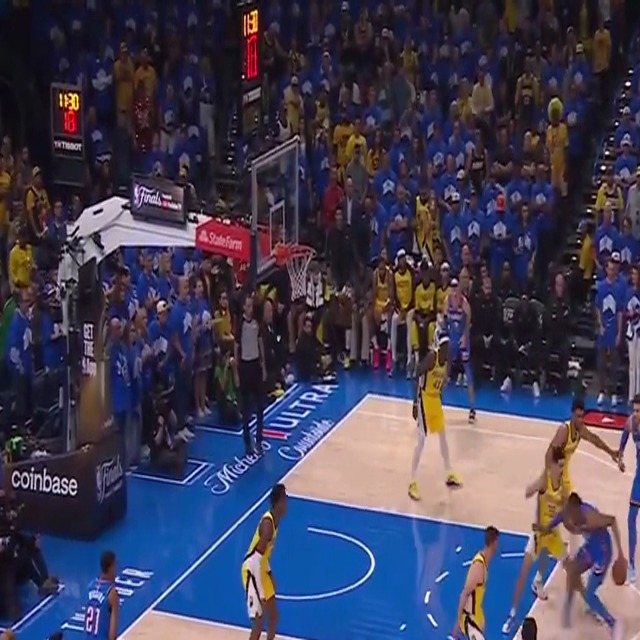
#> input picture data/rim_hand2/images/train/1829800_z1.6.jpg, 640 x 640 px
$ python -i court_key.py   (imports and definitions only)
#> lines starting #> are read from the running program, lines starting #| are printed output that depends on the picture; after the words box and inside, x2 and y2 are one past the last pixel; in counts of white or black regions, pixels touching at a corner belong together
#> further down, picture is the input picture: shape (640, 640, 3); mean B, G, R 85.2, 63.5, 66.2
"""Register the court from the painted key, not from a parameter search.

`court_lines.search_camera` optimises six camera parameters against a mask of
dark thin structure. On real broadcast that objective has deep wrong minima and
its score cannot tell them from the right answer. Drawing the result showed
what it was actually producing: the court collapsed into a blob about a fifth
of its true size, sitting on the wrong basket -- and scoring 0.5 while doing it.
Measured across three runs, 100% of fits put the basket beyond 400 px from an
independently detected rim.

The key removes the search. An NBA lane is a painted rectangle whose corners
are exact court coordinates:

    (17, 0) (33, 0)     baseline
    (17, 19) (33, 19)   free-throw line

Four correspondences determine a homography outright -- no objective, no local
minimum, and nothing for a symmetric court to confuse, because the rim says
which basket the key belongs to.

Measured on 223 court frames of an uncut broadcast, against the search it
replaces:

                              search      key
    frames registered          28.3%     85.7%
    players on the court       75.0%     94.6%

Two details are load-bearing, and both came from looking at frames rather than
reasoning about the objective:

  * The paint is blue and so is the crowd -- this arena's seats and supporters
    are the same hue -- so a colour mask alone leaks into the stands and the
    key's contour comes back with eight or nine corners. The key is on WOOD and
    the crowd is not, which separates them.
  * The corner ORDER decides whether the homography is right or mirrored. The
    rim fixes it: the baseline edge is the pair nearer the basket.
"""

from __future__ import annotations

import numpy as np

from courtvision.court import COURT_WIDTH, FREE_THROW_LINE_Y, LANE_WIDTH

LANE_LEFT_X = (COURT_WIDTH - LANE_WIDTH) / 2.0      # 17 ft
LANE_RIGHT_X = (COURT_WIDTH + LANE_WIDTH) / 2.0     # 33 ft

# Corners in the order `key_homography` expects: baseline pair first, then the
# free-throw pair, wound consistently so the mapping never mirrors.
KEY_COURT_CORNERS = np.array([
    [LANE_LEFT_X, 0.0],
    [LANE_RIGHT_X, 0.0],
    [LANE_RIGHT_X, FREE_THROW_LINE_Y],
    [LANE_LEFT_X, FREE_THROW_LINE_Y],
], dtype=np.float32)

# The painted key's hue. This DEFAULT is one arena's blue and must not be
# trusted anywhere else -- measured across four broadcasts, three paint the key
# at hue 107-113 and one paints it 174, where this range finds the key on 10%
# of court frames instead of 97%. `detect_paint_hue` calibrates it from the
# video; the constant is only a fallback for when calibration fails.
PAINT_HUE = (95, 125)
# Half-width of the calibrated hue window.
PAINT_HUE_TOLERANCE = 15
# Hues within this of 0/180 wrap, and red paint sits exactly there.
HUE_WRAP = 180
PAINT_MIN_SATURATION = 90
PAINT_MIN_VALUE = 90
MIN_PAINT_AREA_PX = 3000
# Hardwood, used only to bound where paint may be found.
WOOD_HUE = (5, 30)
WOOD_MIN_SATURATION = 40
WOOD_MIN_VALUE = 90
MIN_WOOD_AREA_PX = 20000


def court_region(image: np.ndarray) -> np.ndarray | None:
    """Filled hull of the hardwood: the playing surface and its painted areas.

    Returned as a mask so paint can be searched inside it. The hull matters --
    the key is paint, not wood, so it is a hole in the wooden field and only a
    filled hull contains it.
    """
    import cv2

    hsv = cv2.cvtColor(image, cv2.COLOR_BGR2HSV)
#> hsv: shape (640, 640, 3); mean H, S, V 109.8, 113.8, 96.3
    hue, saturation, value = hsv[:, :, 0], hsv[:, :, 1], hsv[:, :, 2]
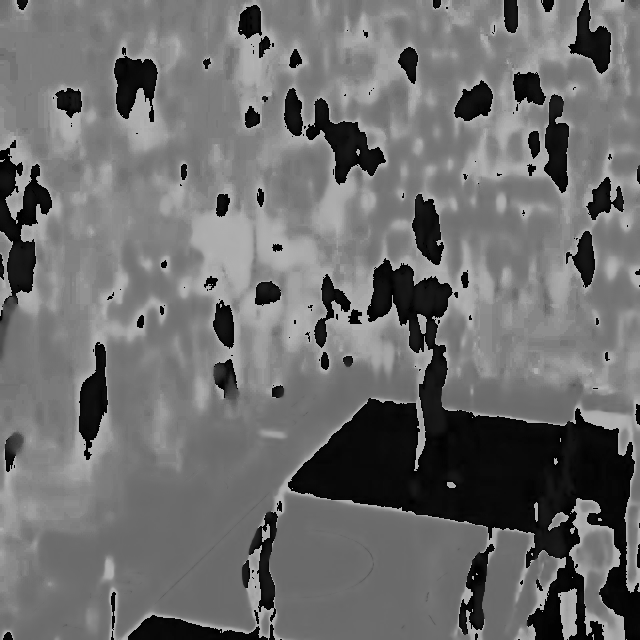
#> hue: shape (640, 640); min 0, max 179, mean 109.8
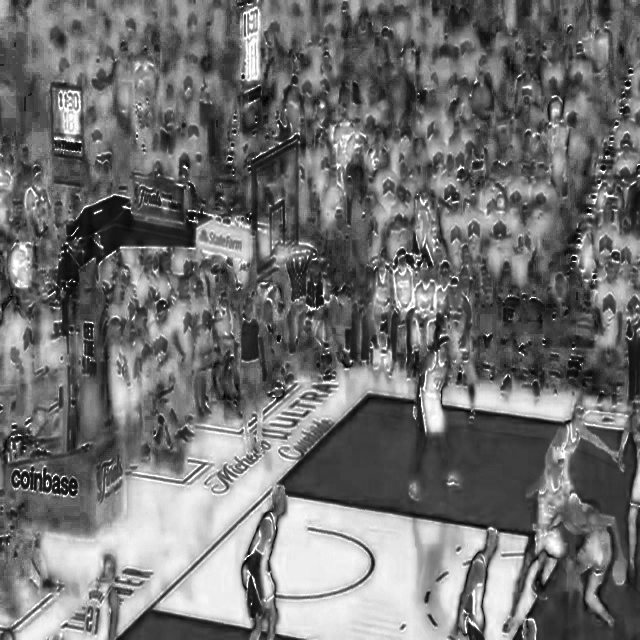
#> saturation: shape (640, 640); min 0, max 255, mean 113.8
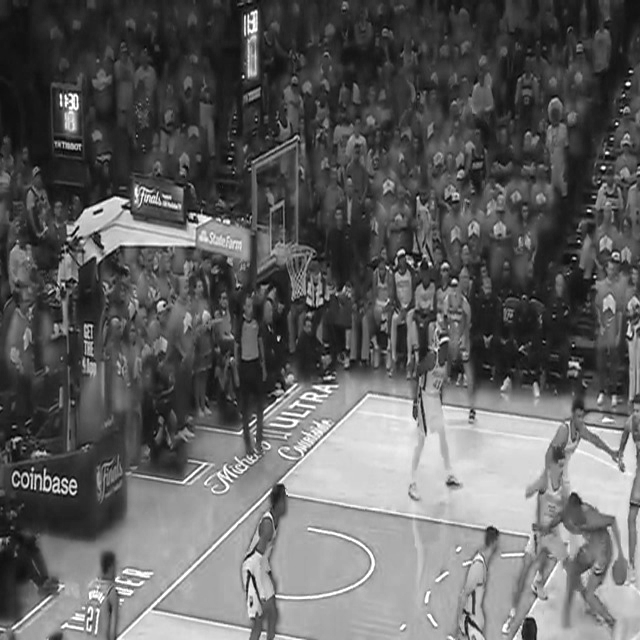
#> value: shape (640, 640); min 3, max 255, mean 96.3
    wood = ((hue >= WOOD_HUE[0]) & (hue <= WOOD_HUE[1])
            & (saturation >= WOOD_MIN_SATURATION)
            & (value >= WOOD_MIN_VALUE)).astype(np.uint8) * 255
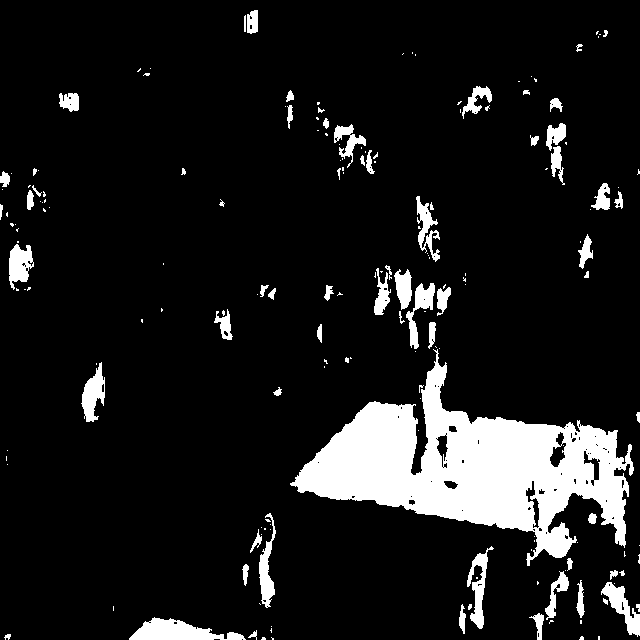
#> wood: shape (640, 640); 10.7% white; 180 white regions (113 under 20 px), largest, box (x1, y1, x2, y2) and area: (290, 349, 634, 566) 29628, (129, 617, 246, 640) 1475, (601, 582, 640, 637) 801
    wood = cv2.morphologyEx(wood, cv2.MORPH_CLOSE, np.ones((25, 25), np.uint8))
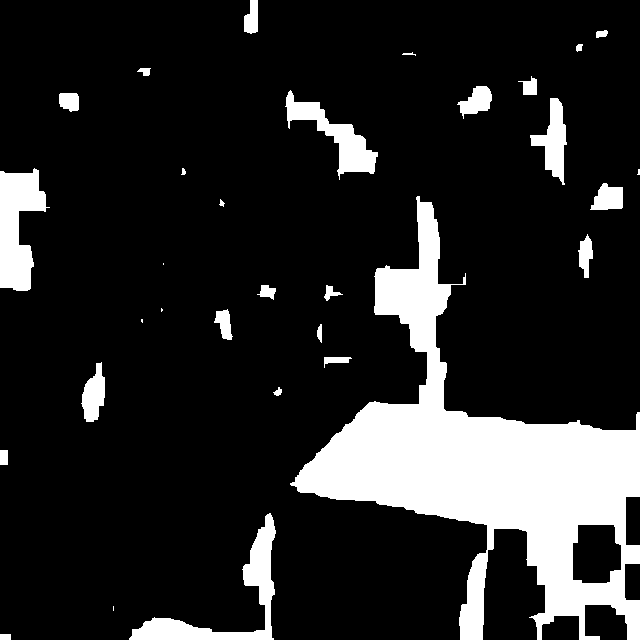
#> wood: shape (640, 640); 15.6% white; 31 white regions (5 under 20 px)
    contours, _ = cv2.findContours(wood, cv2.RETR_EXTERNAL,
                                   cv2.CHAIN_APPROX_SIMPLE)
#> contours = 31 contours, 8 with area under 20; largest, box (x1, y1, x2, y2) and area: (290, 196, 640, 640) 48766, (0, 168, 50, 291) 3534, (129, 513, 276, 640) 3456, (285, 90, 378, 180) 2280, (530, 98, 567, 185) 1361
    if not contours:
        return None
    biggest = max(contours, key=cv2.contourArea)
#> biggest = contour of 422 points, box (x1, y1, x2, y2) (290, 196, 640, 640), area 48766
    if cv2.contourArea(biggest) < MIN_WOOD_AREA_PX:
        return None
    region = np.zeros(wood.shape, np.uint8)
    # The CONVEX HULL, and it is load-bearing. The key reaches the baseline, so
    # it is a NOTCH in the wooden region rather than an enclosed hole, and
    # filling the outer contour therefore leaves it out. Switching to the plain
    # contour looked like a clean fix -- skin tone falls in the hardwood hue
    # range, so spectators register as wood and the hull stretches over them --
    # and measured much worse: registrations fell 61 -> 27 and the gap to the
    # endpoint's shot spot rose 6.8 -> 13.1 ft at the rim. The hull bridges the
    # notch; the crowd it also swallows is harmless, because the key is still
    # the largest paint-coloured blob inside it.
    cv2.drawContours(region, [cv2.convexHull(biggest)], -1, 255, -1)
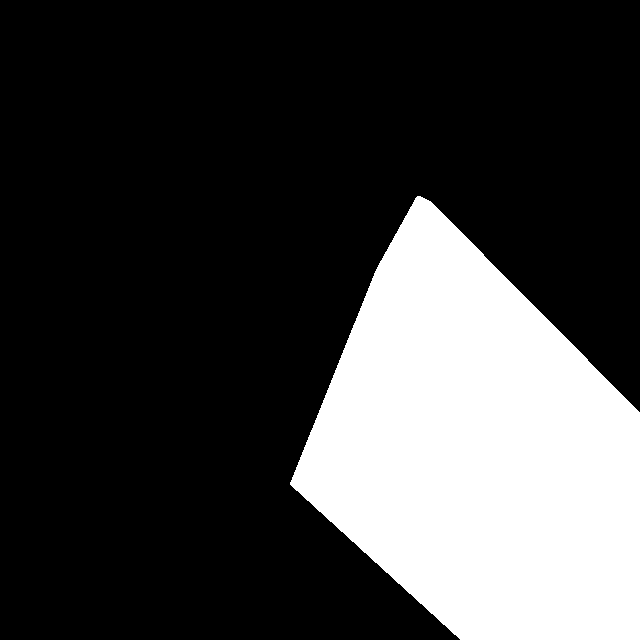
#> region: shape (640, 640); 24.9% white; 1 white region, box (x1, y1, x2, y2) and area: (290, 196, 640, 640) 101903
    return region


def key_quad(image: np.ndarray,
             exclude_boxes: "np.ndarray | None" = None,
             paint_hue: "tuple[int, int] | None" = None) -> np.ndarray | None:
    """The painted key's four image corners, unordered, or None.

    `exclude_boxes` are detected people. One team here wears the same blue as
    the paint, so a player standing in the key merges with it and drags the
    contour -- and the corners are what the whole registration rests on.
    """
    import cv2

    region = court_region(image)
    if region is None:
        return None
    hsv = cv2.cvtColor(image, cv2.COLOR_BGR2HSV)
    hue, saturation, value = hsv[:, :, 0], hsv[:, :, 1], hsv[:, :, 2]
    low, high = paint_hue if paint_hue is not None else PAINT_HUE
    paint = ((hue >= low) & (hue <= high)
             & (saturation >= PAINT_MIN_SATURATION)
             & (value >= PAINT_MIN_VALUE)).astype(np.uint8) * 255
#> paint: shape (640, 640); 19.2% white; 231 white regions (179 under 20 px), largest, box (x1, y1, x2, y2) and area: (0, 369, 416, 640) 35101, (269, 496, 486, 640) 24275, (483, 532, 546, 640) 3990
    paint = cv2.bitwise_and(paint, region)
#> paint: shape (640, 640); 5.4% white; 41 white regions (27 under 20 px), largest, box (x1, y1, x2, y2) and area: (306, 499, 486, 633) 9521, (483, 532, 546, 640) 3990, (442, 381, 575, 422) 3035
    # exclude_boxes is accepted and deliberately NOT applied to the paint mask.
    # One team wears the paint's colour, so masking players out seems obviously
    # right -- and measured much worse: cutting their boxes leaves bites in the
    # key that morphological closing cannot restore, distorting the very corners
    # the registration rests on. Gap to the endpoint's shot spot went 6.8 -> 16.4
    # ft at the rim and 11.7 -> 25.7 ft on threes, and registrations fell from
    # 61 to 22. The contour is robust to a player standing in the key; it is not
    # robust to a hole punched in it.
    paint = cv2.morphologyEx(paint, cv2.MORPH_OPEN, np.ones((7, 7), np.uint8))
#> paint: shape (640, 640); 5% white; 13 white regions, largest, box (x1, y1, x2, y2) and area: (315, 501, 486, 629) 9372, (483, 533, 537, 640) 3876, (442, 385, 573, 422) 2952
    paint = cv2.morphologyEx(paint, cv2.MORPH_CLOSE, np.ones((15, 15), np.uint8))
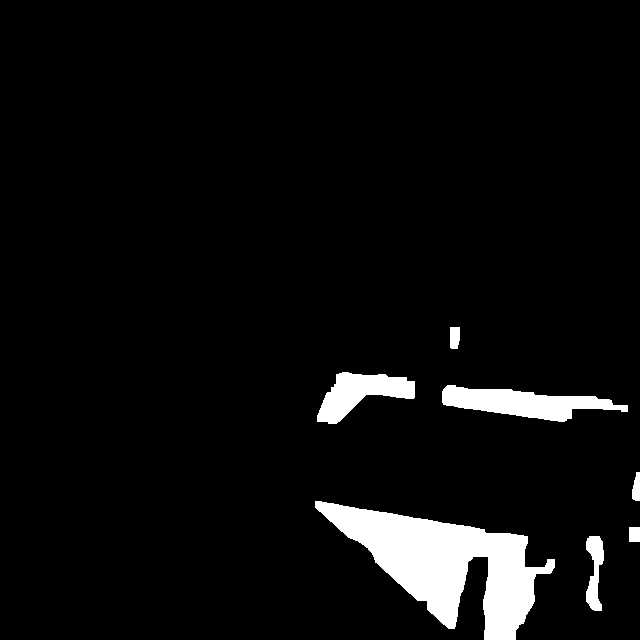
#> paint: shape (640, 640); 5.3% white; 7 white regions
    contours, _ = cv2.findContours(paint, cv2.RETR_EXTERNAL,
                                   cv2.CHAIN_APPROX_SIMPLE)
#> contours = 7 contours; box (x1, y1, x2, y2) and area: (315, 501, 555, 640) 13860, (442, 385, 628, 422) 3388, (317, 372, 415, 424) 2466, (586, 536, 604, 611) 752, (450, 327, 460, 349) 178, (632, 472, 640, 501) 152, (629, 527, 640, 542) 140
    if not contours:
        return None
    biggest = max(contours, key=cv2.contourArea)
#> biggest = contour of 218 points, box (x1, y1, x2, y2) (315, 501, 555, 640), area 13860
    if cv2.contourArea(biggest) < MIN_PAINT_AREA_PX:
        return None
    perimeter = cv2.arcLength(biggest, True)
#> perimeter = 818.6
    for epsilon in (0.02, 0.03, 0.04, 0.05, 0.06):
        approximated = cv2.approxPolyDP(biggest, epsilon * perimeter, True)
        if len(approximated) == 4:
            return approximated.reshape(4, 2).astype(np.float32)
    # Players standing on a lane line break the contour into more corners than
    # four; the minimum-area rectangle is the honest fallback.
    return cv2.boxPoints(cv2.minAreaRect(biggest)).astype(np.float32)


# [45 lines left out: functions order_key_corners, key_homography, not called in this run]


# ---------------------------------------------------------------------------
# Refining the key homography against the rest of the court: measured, harmful.
#
# Iterative closest point, started from the key's fit and snapping the whole
# projected court to the nearest line pixel, was built and measured. Against
# the endpoint's own shot locations, which know nothing about line pixels:
#
#                    p50 gap    within 6 ft
#     key only        10.2 ft      35.7%
#     + ICP           16.5 ft      12.5%
#
# while the line-distance metric it optimised improved from 7.60 ft to 1.30 ft.
# The metric moved one way and the truth the other.
#
# The cause is correspondence, not convergence: snapping a projected point to
# the NEAREST line pixel is wrong on a court full of parallel lines. A point on
# the three-point arc snaps to the free-throw circle, a far lane line to the
# near one, and re-fitting to those pairs drags the homography. The code
# (`refine_homography`) was kept as a record until ee94b99 removed the line
# mask it ran on; it is in this file's history at 199e28c.


# ---------------------------------------------------------------------------
# Corner precision is what limits this, not the search.
#
# approxPolyDP returns coarse polygon vertices, and the key is a small quad
# whose homography is extrapolated across a 94 ft court -- so a couple of
# pixels at a corner becomes feet at the far arc. Fitting a line to each EDGE
# of the contour and intersecting adjacent lines uses every pixel along that
# edge instead of the one vertex the approximation happened to pick.

EDGE_INLIER_PX = 3.0
MIN_EDGE_POINTS = 8


# [87 lines left out: functions _fit_line, _intersect, precise_key_corners, not called in this run]


# ---------------------------------------------------------------------------
# Rejecting a key that cannot support a registration.
#
# Geometry at the basket measures p50 2.34 ft but p75 5.56 and p90 9.82: good
# on most frames, badly wrong on a minority. For a tool that tells a player
# where he should have been, a wrong court is worse than no court, so the tail
# must be refused rather than averaged in.
#
# Four hand-built guesses at what marks a bad frame all failed -- ICP
# refinement, masking players out of the paint, filling the contour instead of
# its hull, and a quad gate on border/convexity/angles (coverage 89.8% -> 50.4%
# for no accuracy gain at all). So the predictor was measured instead, by
# correlating candidate signals against the basket-to-rim error in feet:
#
#     distance from key centre to rim   |r| 0.45   <- strongest
#     quad area                         |r| 0.35
#     hardwood fraction                 |r| 0.34
#     pixels per foot                   |r| 0.12
#     rim confidence                    |r| 0.11
#
# By tercile of that distance: 1.80 ft, 2.65 ft, 6.98 ft, with the share within
# 3 ft falling 68% -> 63% -> 21%. It is physically meaningful rather than
# fitted: when the key's centre sits far from the rim in the image, the key and
# the rim belong to DIFFERENT baskets, and pairing them registers the court
# against a correspondence that was never true.

# 220 px, not the looser 280 or 340. Measured on basket-to-rim error in feet:
#
#     gate            coverage   p50     p75     within 3 ft
#     none              92.3%   2.84    6.65      50.7%
#     <= 280 px         76.4%   2.61    4.61      57.9%
#     <= 220 px         18.5%   1.72    2.43      79.1%
#
# Per-frame coverage collapses, and that is the wrong denominator: analysis is
# anchored to EVENTS, and a caller searching a few frames either side of one
# only needs a single frame to pass. Accuracy per accepted frame is what cannot
# be recovered later.
MAX_KEY_TO_RIM_PX = 220.0


# [60 lines left out: functions key_rim_distance, key_matches_rim, detect_paint_hue, not called in this run]

>>> import cv2
>>> picture = cv2.imread('../../data/rim_hand2/images/train/1829800_z1.6.jpg')
>>> result = key_quad(picture)
#> result = [[540.2, 648.5], [297, 607.2], [315.2, 499.7], [558.4, 541]]

$ run again, on data/rim_hand2/images/train/2955000_z1.6.jpg
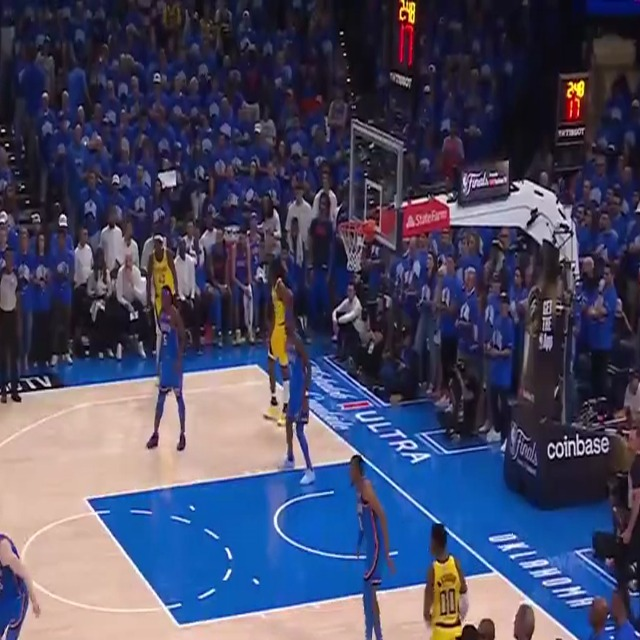
#> input picture data/rim_hand2/images/train/2955000_z1.6.jpg, 640 x 640 px
#> picture is the input picture: shape (640, 640, 3); mean B, G, R 99.6, 73.5, 72.4
#> hsv: shape (640, 640, 3); mean H, S, V 106.7, 116.2, 109.4
#> in court_region, `wood = cv2.morphologyEx(wood, cv2.MORPH_CLOSE, np.ones((25, 25), np.ui..`:
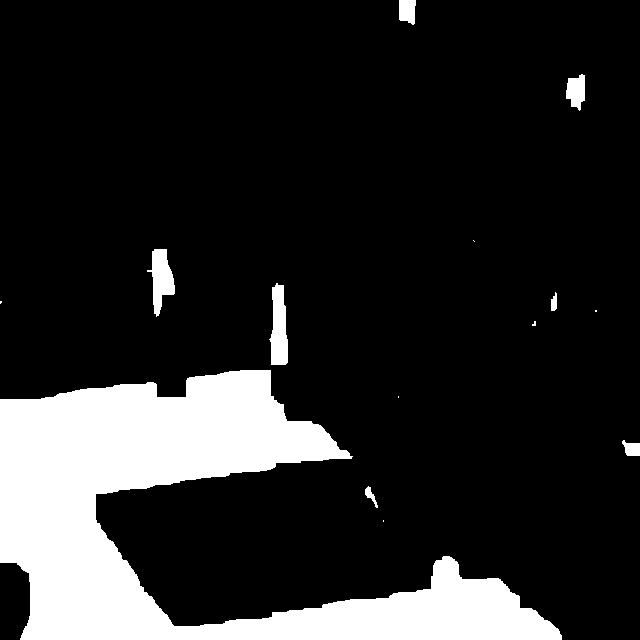
#> wood: shape (640, 640); 15.9% white; 14 white regions (6 under 20 px)
#> in court_region, `contours, _ = cv2.findContours(wood, cv2.RETR_EXTERNAL, cv2.CHAIN_APPR..`: contours = 14 contours, 6 with area under 20; largest, box (x1, y1, x2, y2) and area: (0, 370, 562, 640) 60754, (269, 283, 288, 365) 1043, (147, 249, 175, 317) 941, (566, 74, 585, 111) 454, (399, 0, 416, 25) 323, (622, 440, 640, 456) 178, (365, 486, 378, 508) 80, (551, 292, 557, 311) 66
#> in court_region, `biggest = max(contours, key=cv2.contourArea)`: biggest = contour of 415 points, box (x1, y1, x2, y2) (0, 370, 562, 640), area 60754
#> region: shape (640, 640); 26.7% white; 1 white region, box (x1, y1, x2, y2) and area: (0, 370, 562, 640) 109350
#> in key_quad, `paint = cv2.morphologyEx(paint, cv2.MORPH_CLOSE, np.ones((15, 15), np...`:
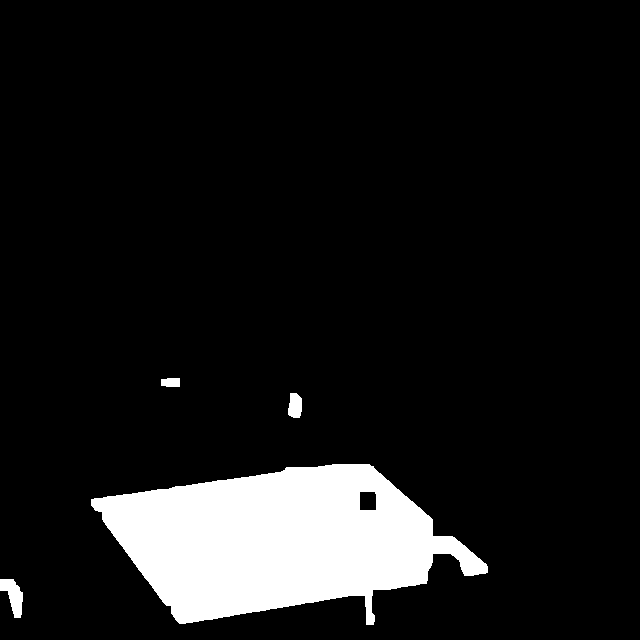
#> paint: shape (640, 640); 9.8% white; 4 white regions
#> in key_quad, `contours, _ = cv2.findContours(paint, cv2.RETR_EXTERNAL, cv2.CHAIN_APP..`: contours = 4 contours; box (x1, y1, x2, y2) and area: (91, 464, 488, 625) 39052, (0, 579, 23, 618) 460, (288, 393, 302, 418) 261, (161, 378, 180, 387) 134
#> in key_quad, `biggest = max(contours, key=cv2.contourArea)`: biggest = contour of 287 points, box (x1, y1, x2, y2) (91, 464, 488, 625), area 39052
#> perimeter = 1065.1
#> the loop in key_quad, `for epsilon in (0.02, 0.03, 0.04, 0.05, 0.06):` made 3 passes
#> approximated on pass 3: [[487, 572], [369, 464], [91, 499], [179, 623]]
#> result = [[487, 572], [369, 464], [91, 499], [179, 623]]
